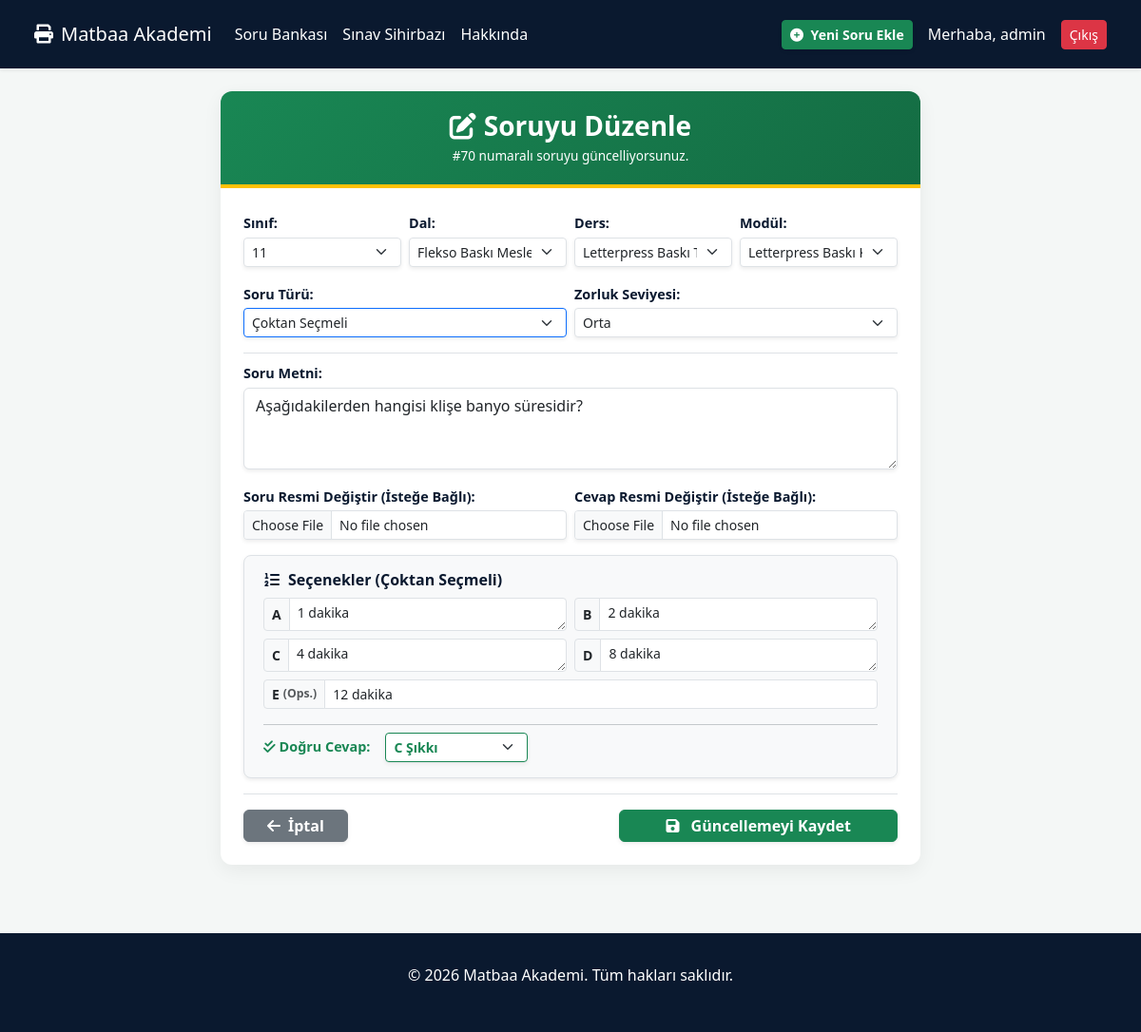
The page /soru-duzenle/70/ (signed in) on the database its author committed.
### akademi/models.py (models this page shows, shortened)
class CustomUser(AbstractUser):
    adi = models.CharField(max_length=50, blank=True, null=True)
    soyadi = models.CharField(max_length=50, blank=True, null=True)
    unvan = models.CharField(max_length=50, blank=True, null=True)
    okul = models.CharField(max_length=255, blank=True, null=True)
    calistigi_alan = models.CharField(max_length=100, blank=True, null=True)
    membership_type = models.CharField(max_length=20, default='free')
    class Meta:
        verbose_name = "Kullanıcı"
        verbose_name_plural = "Kullanıcılar"

class Soru(models.Model):
    ZORLUK_SEVIYESI = [('kolay', 'Kolay'), ('orta', 'Orta'), ('zor', 'Zor')]
    ONAY_DURUMLARI = [('taslak', 'Taslak'), ('beklemede', 'Beklemede'), ('onaylandi', 'Onaylandı'), ('reddedildi', 'Reddedildi')]
    sinif = models.ForeignKey(Sinif, on_delete=models.CASCADE)
    dal = models.ForeignKey(Dal, on_delete=models.CASCADE)
    ders = models.ForeignKey(Ders, on_delete=models.CASCADE)
    modul = models.ForeignKey(Modul, on_delete=models.CASCADE)
    tur = models.ForeignKey(SoruTuru, on_delete=models.CASCADE)
    soru_metni = models.TextField()
    soru_resmi = models.ImageField(upload_to='soru_resimleri/', blank=True, null=True)
    cevap_resmi = models.ImageField(upload_to='cevap_resimleri/', blank=True, null=True)
    klasik_cevap = models.TextField(blank=True, null=True)
    secenek_a = models.TextField(blank=True, null=True)
    secenek_b = models.TextField(blank=True, null=True)
    secenek_c = models.TextField(blank=True, null=True)
    secenek_d = models.TextField(blank=True, null=True)
    secenek_e = models.TextField(blank=True, null=True)
    dogru_cevap = models.CharField(max_length=1, choices=[('A', 'A'), ('B', 'B'), ('C', 'C'), ('D', 'D'), ('E', 'E')], blank=True, null=True)
    zorluk_seviyesi = models.CharField(max_length=10, choices=ZORLUK_SEVIYESI, default='orta')
    onay_durumu = models.CharField(max_length=20, choices=ONAY_DURUMLARI, default='onaylandi')
    soruyu_hazirlayan = models.ForeignKey(CustomUser, on_delete=models.SET_NULL, null=True)
    olusturulma_tarihi = models.DateTimeField(auto_now_add=True)
    class Meta:
        verbose_name = "Soru"
        verbose_name_plural = "Sorular"

class Sinif(models.Model):
    sinif = models.IntegerField(unique=True)
    class Meta:
        verbose_name = "Sınıf"
        verbose_name_plural = "Sınıflar"
        ordering = ['sinif']

class Dal(models.Model):
    sinif = models.ForeignKey(Sinif, on_delete=models.CASCADE, related_name='dallar')
    adi = models.CharField(max_length=100)
    class Meta:
        verbose_name = "Dal"
        verbose_name_plural = "Dallar"

class Ders(models.Model):
    dal = models.ForeignKey(Dal, on_delete=models.CASCADE, related_name='dersler')
    adi = models.CharField(max_length=100)
    class Meta:
        verbose_name = "Ders"
        verbose_name_plural = "Dersler"

class Modul(models.Model):
    ders = models.ForeignKey(Ders, on_delete=models.CASCADE, related_name='moduller')
    adi = models.CharField(max_length=200)
    class Meta:
        verbose_name = "Modül"
        verbose_name_plural = "Modüller"

class SoruTuru(models.Model):
    adi = models.CharField(max_length=50)
    class Meta:
        verbose_name = "Soru Türü"
        verbose_name_plural = "Soru Türleri"

### akademi/views.py (the view, shortened to what this page needs)
# urls.py: path('soru-duzenle/<int:soru_id>/', views.soru_duzenle, name='soru_duzenle'),
@login_required(login_url='login')
def soru_duzenle(request, soru_id):
    soru = get_object_or_404(Soru, id=soru_id)
    context = {
        'soru': soru,
        'siniflar': Sinif.objects.all(),
        'soru_turleri': SoruTuru.objects.all(),
    }
    return render(request, 'soru_duzenle.html', context)

### akademi/templates/soru_duzenle.html (shortened to what this page needs)
{% extends 'base.html' %}
{% load static %}
{% block content %}
<div class="container py-4">
    <div class="row justify-content-center">
        <div class="col-lg-8 col-md-10">
            <div class="form-card">
                <div class="form-header">
                    <h3 class="fw-bold mb-0"><i class="fas fa-edit me-2"></i>Soruyu Düzenle</h3>
                    <p class="mb-0 mt-1" style="font-size:0.85rem;">#{{ soru.id }} numaralı soruyu güncelliyorsunuz.</p>
                </div>
                <div class="card-body p-3 p-md-4">
                    <form id="soruForm" method="POST" enctype="multipart/form-data">
                        <div class="row g-2 mb-3">
                            <div class="col-md-3">
                                <label class="form-label">Sınıf:</label>
                                <select id="sinif" name="sinif" required class="form-select form-select-sm shadow-sm">
                                    {% for sinif in siniflar %}
                                        <option value="{{ sinif.id }}" {% if soru.sinif.id == sinif.id %}selected{% endif %}>{{ sinif.sinif }}</option>
                                    {% endfor %}
                                </select>
                            </div>
                            <div class="col-md-3">
                                <label class="form-label">Dal:</label>
                                <select id="dal" name="dal" required class="form-select form-select-sm shadow-sm">
                                    <option value="{{ soru.dal.id }}" selected>{{ soru.dal.adi }}</option>
                                </select>
                            </div>
                            <div class="col-md-3">
                                <label class="form-label">Ders:</label>
                                <select id="ders" name="ders" required class="form-select form-select-sm shadow-sm">
                                    <option value="{{ soru.ders.id }}" selected>{{ soru.ders.adi }}</option>
                                </select>
                            </div>
                            <div class="col-md-3">
                                <label class="form-label">Modül:</label>
                                <select id="modul" name="modul" required class="form-select form-select-sm shadow-sm">
                                    <option value="{{ soru.modul.id }}" selected>{{ soru.modul.adi }}</option>
                                </select>
                            </div>
                        </div>
                        <div class="row g-2 mb-3">
                            <div class="col-md-6">
                                <label class="form-label">Soru Türü:</label>
                                <select id="tur" name="tur" required class="form-select form-select-sm shadow-sm border-primary">
                                    {% for tur in soru_turleri %}
                                        <option value="{{ tur.id }}" {% if soru.tur.id == tur.id %}selected{% endif %}>{{ tur.adi }}</option>
                                    {% endfor %}
                                </select>
                            </div>
                            <div class="col-md-6">
                                <label class="form-label">Zorluk Seviyesi:</label>
                                <select id="zorluk_seviyesi" name="zorluk_seviyesi" required class="form-select form-select-sm shadow-sm">
                                    <option value="orta" {% if soru.zorluk_seviyesi == 'orta' %}selected{% endif %}>Orta</option>
                                </select>
                            </div>
                        </div>
                        <div class="pt-2 border-top">
                            <div class="mb-3">
                                <label class="form-label">Soru Metni:</label>
                                <textarea id="soru_metni" name="soru_metni" class="form-control shadow-sm" rows="3">{{ soru.soru_metni }}</textarea>
                            </div>
                            <div class="row g-2 mb-3">
                                <div class="col-md-6">
                                    <label class="form-label">Soru Resmi Değiştir (İsteğe Bağlı):</label>
                                    <input type="file" name="soru_resmi" accept="image/*" class="form-control form-control-sm shadow-sm">
                                </div>
                                <div class="col-md-6">
                                    <label class="form-label">Cevap Resmi Değiştir (İsteğe Bağlı):</label>
                                    <input type="file" name="cevap_resmi" accept="image/*" class="form-control form-control-sm shadow-sm">
                                </div>
                            </div>
                            <div class="options-container shadow-sm mb-3" id="options_section" style="display: none;">
                                <h6 class="fw-bold mb-2" style="color: var(--primary-bg);"><i class="fas fa-list-ol me-2"></i>Seçenekler (Çoktan Seçmeli)</h6>
                                <div class="row g-2">
                                    <div class="col-md-6">
                                        <div class="input-group input-group-sm">
                                            <span class="input-group-text fw-bold">A</span>
                                            <textarea name="secenek_a" id="secenek_a" rows="1" class="form-control">{{ soru.secenek_a|default_if_none:"" }}</textarea>
                                        </div>
                                    </div>
                                    <div class="col-md-6">
                                        <div class="input-group input-group-sm">
                                            <span class="input-group-text fw-bold">B</span>
                                            <textarea name="secenek_b" id="secenek_b" rows="1" class="form-control">{{ soru.secenek_b|default_if_none:"" }}</textarea>
                                        </div>
                                    </div>
                                    <div class="col-md-6">
                                        <div class="input-group input-group-sm">
                                            <span class="input-group-text fw-bold">C</span>
                                            <textarea name="secenek_c" id="secenek_c" rows="1" class="form-control">{{ soru.secenek_c|default_if_none:"" }}</textarea>
                                        </div>
                                    </div>
                                    <div class="col-md-6">
                                        <div class="input-group input-group-sm">
                                            <span class="input-group-text fw-bold">D</span>
                                            <textarea name="secenek_d" id="secenek_d" rows="1" class="form-control">{{ soru.secenek_d|default_if_none:"" }}</textarea>
                                        </div>
                                    </div>
                                    <div class="col-12 mt-2">
                                        <div class="input-group input-group-sm">
                                            <span class="input-group-text fw-bold">E <small class="text-muted ms-1">(Ops.)</small></span>
                                            <input type="text" name="secenek_e" id="secenek_e" class="form-control" value="{{ soru.secenek_e|default_if_none:'' }}">
                                        </div>
                                    </div>
                                </div>
                                <div class="mt-3 pt-2 border-top border-secondary-subtle d-flex align-items-center gap-3">
                                    <label class="form-label mb-0 text-success fw-bold"><i class="fas fa-check-double me-1"></i>Doğru Cevap:</label>
                                    <select id="dogru_cevap" name="dogru_cevap" class="form-select form-select-sm border-success fw-bold text-success shadow-sm" style="max-width: 150px;">
                                        <option value="C" {% if soru.dogru_cevap == 'C' %}selected{% endif %}>C Şıkkı</option>
                                    </select>
                                </div>
                            </div>
                        </div>
                        <div class="d-flex gap-2 mt-3 pt-3 border-top">
                            <a href="{% url 'soru_bankasi' %}" class="btn btn-secondary fw-bold px-4 py-1 shadow-sm"><i class="fas fa-arrow-left me-2"></i>İptal</a>
                            <button type="submit" class="btn btn-success fw-bold px-5 py-1 shadow-sm ms-auto"><i class="fas fa-save me-2"></i> Güncellemeyi Kaydet</button>
                        </div>
                    </form>
                </div>
            </div>
        </div>
    </div>
</div>
{% endblock %}

### akademi/templates/base.html (shortened to what this page needs)
<!DOCTYPE html>
<html lang="tr">
<head>
    <link href="https://cdn.jsdelivr.net/npm/bootstrap@5.3.0/dist/css/bootstrap.min.css" rel="stylesheet">
    <link rel="stylesheet" href="https://cdnjs.cloudflare.com/ajax/libs/font-awesome/6.0.0/css/all.min.css">
</head>
<body>
    <nav class="navbar navbar-expand-lg navbar-custom shadow-sm">
        <div class="container-fluid">
            <a class="navbar-brand d-flex align-items-center" href="{% url 'home' %}">
                <i class="fas fa-print me-2"></i> Matbaa Akademi
            </a>
            <div class="collapse navbar-collapse" id="navbarNav">
                <ul class="navbar-nav me-auto">
                    <li class="nav-item"><a class="nav-link" href="{% url 'soru_bankasi' %}">Soru Bankası</a></li>
                    <li class="nav-item"><a class="nav-link" href="{% url 'sihirbaz' %}">Sınav Sihirbazı</a></li>
                    <li class="nav-item"><a class="nav-link" href="{% url 'about' %}">Hakkında</a></li>
                </ul>
                <div class="d-flex align-items-center gap-2">
                    {% if request.user.is_authenticated %}
                        <a href="{% url 'yeni_soru' %}" class="btn btn-success btn-sm me-2 fw-bold shadow-sm">
                            <i class="fas fa-plus-circle me-1"></i> Yeni Soru Ekle
                        </a>
                        <span class="text-white me-2">Merhaba, {{ request.user.username }}</span>
                        <form method="post" action="{% url 'logout' %}" class="d-inline">
                            <button type="submit" class="btn btn-danger btn-sm">Çıkış</button>
                        </form>
                    {% else %}
                        <a href="{% url 'login' %}" class="btn btn-outline-light btn-sm">Giriş</a>
                        <a href="{% url 'register' %}" class="btn btn-accent btn-sm">Üye Ol</a>
                    {% endif %}
                </div>
            </div>
        </div>
    </nav>
    <main>
        {% block content %}{% endblock %}
    </main>
    <footer class="text-center">
        <div class="container">
            <p>&copy; 2026 Matbaa Akademi. Tüm hakları saklıdır.</p>
        </div>
    </footer>
</body>
</html>

### akademi/templates/base.html (style rules this page uses)
:root { --primary-bg: #0a192f; --accent-color: #ff4d00; }
body { background-color: #f4f7f6; min-height: 100vh; }
.navbar-custom { background-color: var(--primary-bg); padding: 1rem 2%; }
.navbar-brand, .nav-link { color: white !important; }
footer { background-color: var(--primary-bg); color: white; padding: 2rem 0; margin-top: 3rem; }

### akademi/templates/soru_duzenle.html (style rules this page uses)
.form-card { border: none; border-radius: 12px; box-shadow: 0 6px 20px rgba(0,0,0,0.06); overflow: hidden; background-color: white; }
.form-header { background: linear-gradient(135deg, #198754 0%, #146c43 100%); color: white; padding: 1.25rem; text-align: center; border-bottom: 4px solid #ffc107; }
.form-label { font-weight: 600; color: var(--primary-bg); margin-bottom: 0.25rem; font-size: 0.9rem; }
.options-container { background-color: #f8f9fa; border: 1px solid #dee2e6; border-radius: 8px; padding: 1rem 1.25rem; }
textarea { resize: vertical; }

### rows shown on the page
CustomUser: user.username "admin"
Soru: id "70", sinif "11", dal "Flekso Baskı Meslek Dalı", ders "Letterpress Baskı Teknikleri", modul "Letterpress Baskı Kalıbı Hazırlama", tur "Çoktan Seçmeli", zorluk_seviyesi "Orta", soru_metni "Aşağıdakilerden hangisi klişe banyo süresidir?", secenek_a "1 dakika", secenek_b "2 dakika", secenek_c "4 dakika", secenek_d "8 dakika", secenek_e "12 dakika", dogru_cevap "C Şıkkı"
